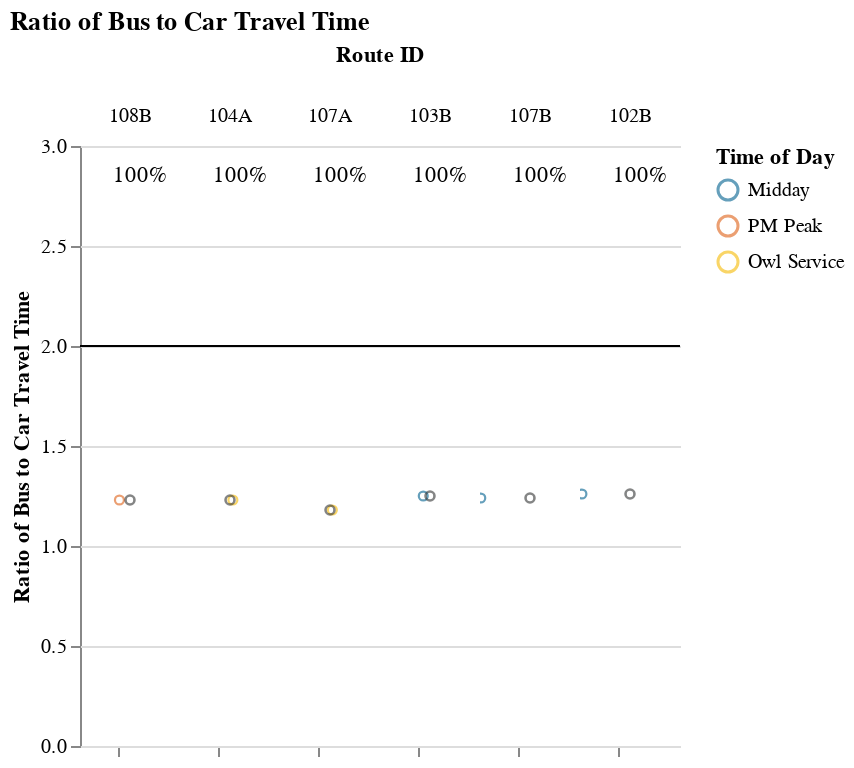
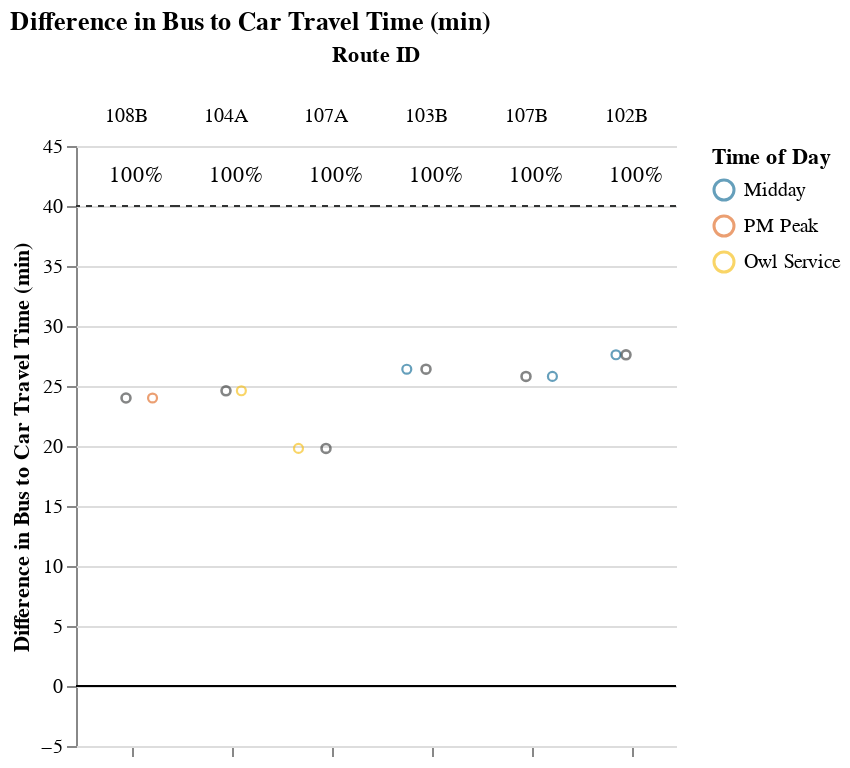

Here is the notebook cell these charts were saved with, in order:
### Markdown cell above
### Long Routes (> 1.5 hrs)

### Code cell
route_group = "long"
display_charts_for_route_group(df, route_group)

### Figure 1 — Vega-Lite specification as saved in the notebook (floating-point values rounded to 4 significant figures)
{"config": {"view": {"continuousWidth": 400, "continuousHeight": 300, "stroke": null}, "facet": {"spacing": 0}}, "data": {"name": "data-50a656e60b2db59efb245e8cbbd3124f"}, "facet": {"column": {"field": "route_id2", "sort": ["108B", "104A", "107A", "103B", "107B", "102B"], "title": "Route ID", "type": "nominal"}}, "spec": {"layer": [{"mark": "rule", "encoding": {"color": {"value": "black"}, "y": {"field": "cutoff", "type": "quantitative"}}, "selection": {"selector001": {"type": "interval", "bind": "scales", "encodings": ["x", "y"]}}}, {"mark": {"type": "point", "opacity": 0.65, "size": 20, "strokeWidth": 1.1}, "encoding": {"color": {"field": "time_of_day", "scale": {"range": ["#136C97", "#E16B26", "#F6BF16", "#00896B", "#7790A3", "#5B559C"]}, "sort": ["AM Peak", "Midday", "PM Peak", "Owl Service"], "title": "Time of Day", "type": "nominal"}, "tooltip": [{"field": "route_id2", "title": "route_id", "type": "nominal"}, {"field": "route_name", "type": "nominal"}, {"field": "trip_id", "type": "nominal"}, {"field": "service_hours", "type": "quantitative"}, {"field": "car_duration_hours", "type": "quantitative"}, {"field": "bus_multiplier", "type": "quantitative"}, {"field": "bus_difference", "type": "quantitative"}, {"field": "num_trips", "type": "quantitative"}, {"field": "num_competitive", "type": "quantitative"}, {"field": "pct_trips_competitive", "type": "quantitative"}, {"field": "pct_below_cutoff", "type": "quantitative"}, {"field": "p25", "type": "quantitative"}, {"field": "p50", "type": "quantitative"}, {"field": "p75", "type": "quantitative"}], "x": {"axis": {"grid": false, "labels": false, "ticks": true, "values": [0]}, "field": "jitter", "scale": {}, "title": null, "type": "quantitative"}, "y": {"field": "bus_multiplier", "scale": {"domain": [0, 3.0]}, "title": "Ratio of Bus to Car Travel Time", "type": "quantitative"}}, "transform": [{"calculate": "sqrt(-2*log(random()))*cos(2*PI*random())", "as": "jitter"}], "width": 50}, {"layer": [{"mark": {"type": "point", "opacity": 0.6, "size": 20, "strokeWidth": 1.3}, "encoding": {"color": {"value": "#323434"}, "y": {"field": "bus_multiplier", "type": "quantitative"}}, "transform": [{"filter": "(datum.p50_trip === 1)"}]}, {"mark": {"type": "text", "align": "center", "baseline": "middle"}, "encoding": {"color": {"value": "black"}, "text": {"field": "pct_trips_competitive", "format": ".0%", "type": "quantitative"}, "tooltip": [{"field": "route_id2", "title": "route_id", "type": "nominal"}, {"field": "route_name", "type": "nominal"}, {"field": "trip_id", "type": "nominal"}, {"field": "service_hours", "type": "quantitative"}, {"field": "car_duration_hours", "type": "quantitative"}, {"field": "bus_multiplier", "type": "quantitative"}, {"field": "bus_difference", "type": "quantitative"}, {"field": "num_trips", "type": "quantitative"}, {"field": "num_competitive", "type": "quantitative"}, {"field": "pct_trips_competitive", "type": "quantitative"}, {"field": "pct_below_cutoff", "type": "quantitative"}, {"field": "p25", "type": "quantitative"}, {"field": "p50", "type": "quantitative"}, {"field": "p75", "type": "quantitative"}], "x": {"value": 30}, "y": {"value": 15}}, "transform": [{"calculate": "sqrt(-2*log(random()))*cos(2*PI*random())", "as": "jitter"}, {"filter": "(datum.fastest_trip === 1)"}]}]}]}, "resolve": {"scale": {"y": "shared"}}, "title": "Ratio of Bus to Car Travel Time", "$schema": "https://vega.github.io/schema/vega-lite/v4.17.0.json", "datasets": {"data-50a656e60b2db59efb245e8cbbd3124f": [{"calitp_itp_id": 360, "trip_key": 8985717705295804941, "trip_id": "t_1969650_b_33469_tn_0", "shape_id": "p_786923", "route_id": "19738", "service_hours": 2.18, "trip_first_departure_ts": 15300, "trip_last_arrival_ts": 23160, "departure_hour": 4, "time_of_day": "Owl Service", "p25": 2.18, "p50": 2.18, "p75": 2.18, "p50_trip": 1, "fastest_trip": 1, "car_duration_hours": 1.77, "competitive_route": 1, "bus_multiplier": 1.23, "bus_difference": 24.6, "num_trips": 1, "num_competitive": 1, "pct_trips_competitive": 1.0, "bus_difference_spread": 0.0, "route_group": "long", "max_trip_hrs": 2.18, "max_trip_route_group": 2.18, "below_cutoff": 1, "pct_below_cutoff": 1.0, "calitp_agency_name": "Victor Valley Transit", "caltrans_district": "08 - San Bernardino", "route_name": "Hesperia/Victorville To Ntc", "route_short_name": "104A", "route_id2": "104A", "cutoff2": 40, "cutoff": 2}, {"calitp_itp_id": 360, "trip_key": 1903237178008776328, "trip_id": "t_1969663_b_33469_tn_0", "shape_id": "p_787383", "route_id": "19739", "service_hours": 2.18, "trip_first_departure_ts": 18900, "trip_last_arrival_ts": 26760, "departure_hour": 5, "time_of_day": "Owl Service", "p25": 2.18, "p50": 2.18, "p75": 2.18, "p50_trip": 1, "fastest_trip": 1, "car_duration_hours": 1.85, "competitive_route": 1, "bus_multiplier": 1.18, "bus_difference": 19.8, "num_trips": 1, "num_competitive": 1, "pct_trips_competitive": 1.0, "bus_difference_spread": 0.0, "route_group": "long", "max_trip_hrs": 2.18, "max_trip_route_group": 2.18, "below_cutoff": 1, "pct_below_cutoff": 1.0, "calitp_agency_name": "Victor Valley Transit", "caltrans_district": "08 - San Bernardino", "route_name": "Hesperia/Victorville To Ntc", "route_short_name": "107A", "route_id2": "107A", "cutoff2": 40, "cutoff": 2}, {"calitp_itp_id": 360, "trip_key": 5062130849368922554, "trip_id": "t_1969662_b_33469_tn_0", "shape_id": "p_7110", "route_id": "19744", "service_hours": 2.23, "trip_first_departure_ts": 56700, "trip_last_arrival_ts": 64740, "departure_hour": 15, "time_of_day": "Midday", "p25": 2.23, "p50": 2.23, "p75": 2.23, "p50_trip": 1, "fastest_trip": 1, "car_duration_hours": 1.77, "competitive_route": 1, "bus_multiplier": 1.26, "bus_difference": 27.6, "num_trips": 1, "num_competitive": 1, "pct_trips_competitive": 1.0, "bus_difference_spread": 0.0, "route_group": "long", "max_trip_hrs": 2.23, "max_trip_route_group": 2.23, "below_cutoff": 1, "pct_below_cutoff": 1.0, "calitp_agency_name": "Victor Valley Transit", "caltrans_district": "08 - San Bernardino", "route_name": "Ntc To Victorville/Hesperia", "route_short_name": "102B", "route_id2": "102B", "cutoff2": 40, "cutoff": 2}, {"calitp_itp_id": 360, "trip_key": -2363431273908436313, "trip_id": "t_1969649_b_33469_tn_0", "shape_id": "p_786922", "route_id": "19745", "service_hours": 2.2, "trip_first_departure_ts": 58500, "trip_last_arrival_ts": 66420, "departure_hour": 16, "time_of_day": "Midday", "p25": 2.2, "p50": 2.2, "p75": 2.2, "p50_trip": 1, "fastest_trip": 1, "car_duration_hours": 1.76, "competitive_route": 1, "bus_multiplier": 1.25, "bus_difference": 26.4, "num_trips": 1, "num_competitive": 1, "pct_trips_competitive": 1.0, "bus_difference_spread": 0.0, "route_group": "long", "max_trip_hrs": 2.2, "max_trip_route_group": 2.2, "below_cutoff": 1, "pct_below_cutoff": 1.0, "calitp_agency_name": "Victor Valley Transit", "caltrans_district": "08 - San Bernardino", "route_name": "Ntc To Victorville/Hesperia", "route_short_name": "103B", "route_id2": "103B", "cutoff2": 40, "cutoff": 2}, {"calitp_itp_id": 360, "trip_key": -8099416221705448183, "trip_id": "t_1969667_b_33469_tn_0", "shape_id": "p_787380", "route_id": "19746", "service_hours": 2.2, "trip_first_departure_ts": 60300, "trip_last_arrival_ts": 68220, "departure_hour": 16, "time_of_day": "Midday", "p25": 2.2, "p50": 2.2, "p75": 2.2, "p50_trip": 1, "fastest_trip": 1, "car_duration_hours": 1.77, "competitive_route": 1, "bus_multiplier": 1.24, "bus_difference": 25.8, "num_trips": 1, "num_competitive": 1, "pct_trips_competitive": 1.0, "bus_difference_spread": 0.0, "route_group": "long", "max_trip_hrs": 2.2, "max_trip_route_group": 2.2, "below_cutoff": 1, "pct_below_cutoff": 1.0, "calitp_agency_name": "Victor Valley Transit", "caltrans_district": "08 - San Bernardino", "route_name": "Ntc To Victorville/Hesperia", "route_short_name": "107B", "route_id2": "107B", "cutoff2": 40, "cutoff": 2}, {"calitp_itp_id": 360, "trip_key": -990112324361063202, "trip_id": "t_1969666_b_33469_tn_0", "shape_id": "p_914830", "route_id": "19747", "service_hours": 2.17, "trip_first_departure_ts": 65400, "trip_last_arrival_ts": 73200, "departure_hour": 18, "time_of_day": "PM Peak", "p25": 2.17, "p50": 2.17, "p75": 2.17, "p50_trip": 1, "fastest_trip": 1, "car_duration_hours": 1.77, "competitive_route": 1, "bus_multiplier": 1.23, "bus_difference": 24.0, "num_trips": 1, "num_competitive": 1, "pct_trips_competitive": 1.0, "bus_difference_spread": 0.0, "route_group": "long", "max_trip_hrs": 2.17, "max_trip_route_group": 2.17, "below_cutoff": 1, "pct_below_cutoff": 1.0, "calitp_agency_name": "Victor Valley Transit", "caltrans_district": "08 - San Bernardino", "route_name": "Ntc To Victorville/Hesperia", "route_short_name": "108B", "route_id2": "108B", "cutoff2": 40, "cutoff": 2}]}}

### Figure 2 — Vega-Lite specification as saved in the notebook (floating-point values rounded to 4 significant figures)
{"config": {"view": {"continuousWidth": 400, "continuousHeight": 300, "stroke": null}, "facet": {"spacing": 0}}, "data": {"name": "data-21df21c79c35a3f0f3b23bfceee201fe"}, "facet": {"column": {"field": "route_id2", "sort": ["108B", "104A", "107A", "103B", "107B", "102B"], "title": "Route ID", "type": "nominal"}}, "spec": {"layer": [{"mark": "rule", "encoding": {"color": {"value": "black"}, "y": {"field": "cutoff", "type": "quantitative"}}, "selection": {"selector002": {"type": "interval", "bind": "scales", "encodings": ["x", "y"]}}}, {"mark": {"type": "rule", "strokeDash": [3, 3]}, "encoding": {"color": {"value": "#323434"}, "y": {"field": "cutoff2", "type": "quantitative"}}}, {"mark": {"type": "point", "opacity": 0.65, "size": 20, "strokeWidth": 1.1}, "encoding": {"color": {"field": "time_of_day", "scale": {"range": ["#136C97", "#E16B26", "#F6BF16", "#00896B", "#7790A3", "#5B559C"]}, "sort": ["AM Peak", "Midday", "PM Peak", "Owl Service"], "title": "Time of Day", "type": "nominal"}, "tooltip": [{"field": "route_id2", "title": "route_id", "type": "nominal"}, {"field": "route_name", "type": "nominal"}, {"field": "trip_id", "type": "nominal"}, {"field": "service_hours", "type": "quantitative"}, {"field": "car_duration_hours", "type": "quantitative"}, {"field": "bus_multiplier", "type": "quantitative"}, {"field": "bus_difference", "type": "quantitative"}, {"field": "num_trips", "type": "quantitative"}, {"field": "num_competitive", "type": "quantitative"}, {"field": "pct_trips_competitive", "type": "quantitative"}, {"field": "pct_below_cutoff", "type": "quantitative"}, {"field": "p25", "type": "quantitative"}, {"field": "p50", "type": "quantitative"}, {"field": "p75", "type": "quantitative"}], "x": {"axis": {"grid": false, "labels": false, "ticks": true, "values": [0]}, "field": "jitter", "scale": {}, "title": null, "type": "quantitative"}, "y": {"field": "bus_difference", "scale": {"domain": [-5, 45.0]}, "title": "Difference in Bus to Car Travel Time (min)", "type": "quantitative"}}, "transform": [{"calculate": "sqrt(-2*log(random()))*cos(2*PI*random())", "as": "jitter"}], "width": 50}, {"layer": [{"mark": {"type": "point", "opacity": 0.6, "size": 20, "strokeWidth": 1.3}, "encoding": {"color": {"value": "#323434"}, "y": {"field": "bus_difference", "type": "quantitative"}}, "transform": [{"filter": "(datum.p50_trip === 1)"}]}, {"mark": {"type": "text", "align": "center", "baseline": "middle"}, "encoding": {"color": {"value": "black"}, "text": {"field": "pct_trips_competitive", "format": ".0%", "type": "quantitative"}, "tooltip": [{"field": "route_id2", "title": "route_id", "type": "nominal"}, {"field": "route_name", "type": "nominal"}, {"field": "trip_id", "type": "nominal"}, {"field": "service_hours", "type": "quantitative"}, {"field": "car_duration_hours", "type": "quantitative"}, {"field": "bus_multiplier", "type": "quantitative"}, {"field": "bus_difference", "type": "quantitative"}, {"field": "num_trips", "type": "quantitative"}, {"field": "num_competitive", "type": "quantitative"}, {"field": "pct_trips_competitive", "type": "quantitative"}, {"field": "pct_below_cutoff", "type": "quantitative"}, {"field": "p25", "type": "quantitative"}, {"field": "p50", "type": "quantitative"}, {"field": "p75", "type": "quantitative"}], "x": {"value": 30}, "y": {"value": 15}}, "transform": [{"calculate": "sqrt(-2*log(random()))*cos(2*PI*random())", "as": "jitter"}, {"filter": "(datum.fastest_trip === 1)"}]}]}]}, "resolve": {"scale": {"y": "shared"}}, "title": "Difference in Bus to Car Travel Time (min)", "$schema": "https://vega.github.io/schema/vega-lite/v4.17.0.json", "datasets": {"data-21df21c79c35a3f0f3b23bfceee201fe": [{"calitp_itp_id": 360, "trip_key": 8985717705295804941, "trip_id": "t_1969650_b_33469_tn_0", "shape_id": "p_786923", "route_id": "19738", "service_hours": 2.18, "trip_first_departure_ts": 15300, "trip_last_arrival_ts": 23160, "departure_hour": 4, "time_of_day": "Owl Service", "p25": 2.18, "p50": 2.18, "p75": 2.18, "p50_trip": 1, "fastest_trip": 1, "car_duration_hours": 1.77, "competitive_route": 1, "bus_multiplier": 1.23, "bus_difference": 24.6, "num_trips": 1, "num_competitive": 1, "pct_trips_competitive": 1.0, "bus_difference_spread": 0.0, "route_group": "long", "max_trip_hrs": 2.18, "max_trip_route_group": 2.18, "below_cutoff": 1, "pct_below_cutoff": 1.0, "calitp_agency_name": "Victor Valley Transit", "caltrans_district": "08 - San Bernardino", "route_name": "Hesperia/Victorville To Ntc", "route_short_name": "104A", "route_id2": "104A", "cutoff2": 40, "cutoff": 0}, {"calitp_itp_id": 360, "trip_key": 1903237178008776328, "trip_id": "t_1969663_b_33469_tn_0", "shape_id": "p_787383", "route_id": "19739", "service_hours": 2.18, "trip_first_departure_ts": 18900, "trip_last_arrival_ts": 26760, "departure_hour": 5, "time_of_day": "Owl Service", "p25": 2.18, "p50": 2.18, "p75": 2.18, "p50_trip": 1, "fastest_trip": 1, "car_duration_hours": 1.85, "competitive_route": 1, "bus_multiplier": 1.18, "bus_difference": 19.8, "num_trips": 1, "num_competitive": 1, "pct_trips_competitive": 1.0, "bus_difference_spread": 0.0, "route_group": "long", "max_trip_hrs": 2.18, "max_trip_route_group": 2.18, "below_cutoff": 1, "pct_below_cutoff": 1.0, "calitp_agency_name": "Victor Valley Transit", "caltrans_district": "08 - San Bernardino", "route_name": "Hesperia/Victorville To Ntc", "route_short_name": "107A", "route_id2": "107A", "cutoff2": 40, "cutoff": 0}, {"calitp_itp_id": 360, "trip_key": 5062130849368922554, "trip_id": "t_1969662_b_33469_tn_0", "shape_id": "p_7110", "route_id": "19744", "service_hours": 2.23, "trip_first_departure_ts": 56700, "trip_last_arrival_ts": 64740, "departure_hour": 15, "time_of_day": "Midday", "p25": 2.23, "p50": 2.23, "p75": 2.23, "p50_trip": 1, "fastest_trip": 1, "car_duration_hours": 1.77, "competitive_route": 1, "bus_multiplier": 1.26, "bus_difference": 27.6, "num_trips": 1, "num_competitive": 1, "pct_trips_competitive": 1.0, "bus_difference_spread": 0.0, "route_group": "long", "max_trip_hrs": 2.23, "max_trip_route_group": 2.23, "below_cutoff": 1, "pct_below_cutoff": 1.0, "calitp_agency_name": "Victor Valley Transit", "caltrans_district": "08 - San Bernardino", "route_name": "Ntc To Victorville/Hesperia", "route_short_name": "102B", "route_id2": "102B", "cutoff2": 40, "cutoff": 0}, {"calitp_itp_id": 360, "trip_key": -2363431273908436313, "trip_id": "t_1969649_b_33469_tn_0", "shape_id": "p_786922", "route_id": "19745", "service_hours": 2.2, "trip_first_departure_ts": 58500, "trip_last_arrival_ts": 66420, "departure_hour": 16, "time_of_day": "Midday", "p25": 2.2, "p50": 2.2, "p75": 2.2, "p50_trip": 1, "fastest_trip": 1, "car_duration_hours": 1.76, "competitive_route": 1, "bus_multiplier": 1.25, "bus_difference": 26.4, "num_trips": 1, "num_competitive": 1, "pct_trips_competitive": 1.0, "bus_difference_spread": 0.0, "route_group": "long", "max_trip_hrs": 2.2, "max_trip_route_group": 2.2, "below_cutoff": 1, "pct_below_cutoff": 1.0, "calitp_agency_name": "Victor Valley Transit", "caltrans_district": "08 - San Bernardino", "route_name": "Ntc To Victorville/Hesperia", "route_short_name": "103B", "route_id2": "103B", "cutoff2": 40, "cutoff": 0}, {"calitp_itp_id": 360, "trip_key": -8099416221705448183, "trip_id": "t_1969667_b_33469_tn_0", "shape_id": "p_787380", "route_id": "19746", "service_hours": 2.2, "trip_first_departure_ts": 60300, "trip_last_arrival_ts": 68220, "departure_hour": 16, "time_of_day": "Midday", "p25": 2.2, "p50": 2.2, "p75": 2.2, "p50_trip": 1, "fastest_trip": 1, "car_duration_hours": 1.77, "competitive_route": 1, "bus_multiplier": 1.24, "bus_difference": 25.8, "num_trips": 1, "num_competitive": 1, "pct_trips_competitive": 1.0, "bus_difference_spread": 0.0, "route_group": "long", "max_trip_hrs": 2.2, "max_trip_route_group": 2.2, "below_cutoff": 1, "pct_below_cutoff": 1.0, "calitp_agency_name": "Victor Valley Transit", "caltrans_district": "08 - San Bernardino", "route_name": "Ntc To Victorville/Hesperia", "route_short_name": "107B", "route_id2": "107B", "cutoff2": 40, "cutoff": 0}, {"calitp_itp_id": 360, "trip_key": -990112324361063202, "trip_id": "t_1969666_b_33469_tn_0", "shape_id": "p_914830", "route_id": "19747", "service_hours": 2.17, "trip_first_departure_ts": 65400, "trip_last_arrival_ts": 73200, "departure_hour": 18, "time_of_day": "PM Peak", "p25": 2.17, "p50": 2.17, "p75": 2.17, "p50_trip": 1, "fastest_trip": 1, "car_duration_hours": 1.77, "competitive_route": 1, "bus_multiplier": 1.23, "bus_difference": 24.0, "num_trips": 1, "num_competitive": 1, "pct_trips_competitive": 1.0, "bus_difference_spread": 0.0, "route_group": "long", "max_trip_hrs": 2.17, "max_trip_route_group": 2.17, "below_cutoff": 1, "pct_below_cutoff": 1.0, "calitp_agency_name": "Victor Valley Transit", "caltrans_district": "08 - San Bernardino", "route_name": "Ntc To Victorville/Hesperia", "route_short_name": "108B", "route_id2": "108B", "cutoff2": 40, "cutoff": 0}]}}
